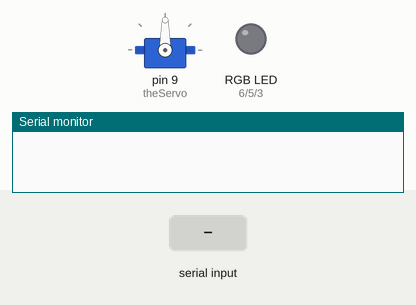
Recording of a sketch running on a simulated Arduino Uno, built with avr-gcc and run on an emulated ATmega328P. Shown: servo, an RGB LED mixed from three pins (HIGH = lit), the last lines printed to the serial monitor. Inputs (shaded band) come from the test bench. Dim RGB values are drawn brighter than linear.

Above: at 1.2 s.
1.3 s: "S90\n" received over Serial
At 1.6 s:
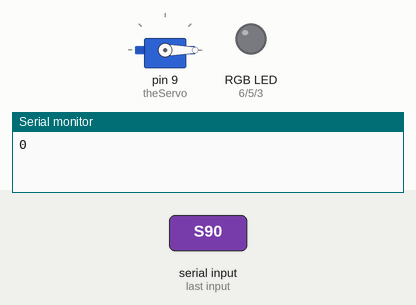
2.8 s: "R90\n" received over Serial
At 3.8 s:
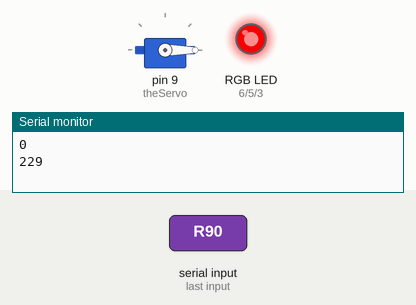
4.3 s: "S,45\n" received over Serial
At 5.1 s:
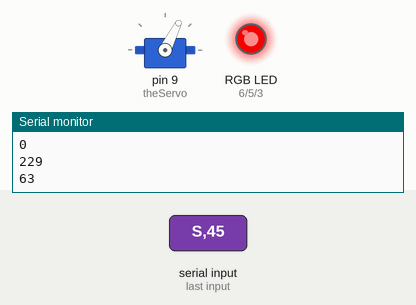
5.8 s: "R,45\n" received over Serial
At 6.1 s:
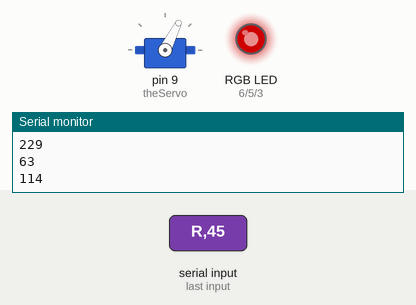
7.3 s: "S" received over Serial
At 8.5 s:
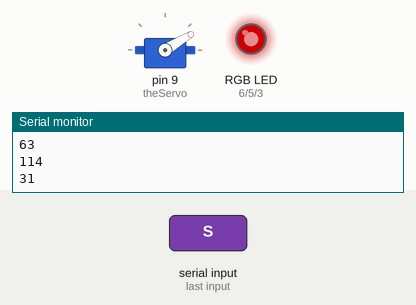
8.8 s: "R" received over Serial
At 9.6 s:
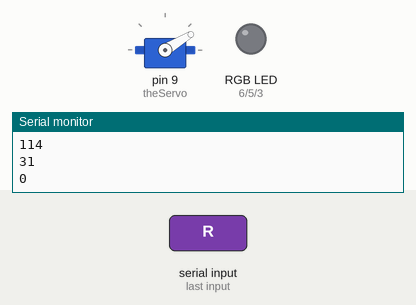
Timing chart, 0 to 11.3 s (numbered marks = the images above; inputs shaded):
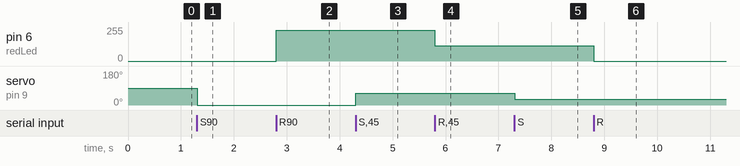

Measured:
- after the input at 1.3 s, servo on pin 9 (theServo): 90° → 0° at once
- after the input at 2.8 s, pin 6 (redLed): 0/255 → 229/255 at once
- after the input at 4.3 s, servo on pin 9 (theServo): 0° → 63° at once
- after the input at 5.8 s, pin 6 (redLed): 229/255 → 114/255 at once
- after the input at 7.3 s, servo on pin 9 (theServo): 63° → 31° at once
- after the input at 8.8 s, pin 6 (redLed): 114/255 → 0/255 at once

The sketch:

sketch_leds_servo_R.ino
```cpp
# include <Servo.h>

// SETTING SERVO AND RGB LEDS

int rLed = 0;
int gLed = 0;
int bLed = 0;
int serv = 0;

int redLed = 6; // RED LED ON PIN 6
int greenLed = 5; // GREEN LED ON PIN 5
int blueLed = 3; // BLUE LED ON PIN 3
int theServo = 9; // SERVO ON PIN 9

Servo myServo;

void setup() {
  Serial.begin(9600);

  // SETTING PINS AS OUTPUT

  pinMode(redLed, OUTPUT);
  pinMode(greenLed, OUTPUT);
  pinMode(blueLed, OUTPUT);

  // ATTACHING SERVO OBJECT

  myServo.attach(theServo);
}

void loop() {
  if (Serial.available()){

   // MAKING VARIABLE VISIBLE TO ONLY 1 FUNCTION
   // CALL AND PRESERVE THEIR VALUE

   static int t = 0;

   char myvalue = Serial.read();

   switch(myvalue){

    // MYVALUE IS A a VARIABLE WHOSE VALUE TO COMPARE WITH VARIOUS CASES

    case '0'...'9':
      t = t * 10 + myvalue - '0';
      break;

    case 'R':
    {
      rLed = map(t, 0, 100, 0, 255);
      analogWrite(redLed, rLed);
      Serial.println(rLed);
    }
    t = 0;
    break;

    case 'G':
    {
      gLed = map(t, 0, 100, 0, 255);
      analogWrite(greenLed, gLed);
      Serial.println(gLed);
    }
    t = 0;
    break;

    case 'B':
    {
      bLed = map(t, 0, 100, 0, 255);
      analogWrite(blueLed, bLed);
      Serial.println(bLed);
    }
    t = 0;
    break;

    case 'S':
    {

      // MAPPING ANALOGUE LED VALUE TO ANGLE FROM 0 TO 180 DEGREES

      serv = map(t, 0, 255, 0, 179);
      Serial.println(serv);
      delay(5);
      myServo.write (serv);
      delay(150);
    }
    t = 0;
    break;
   }
  }
}
```
